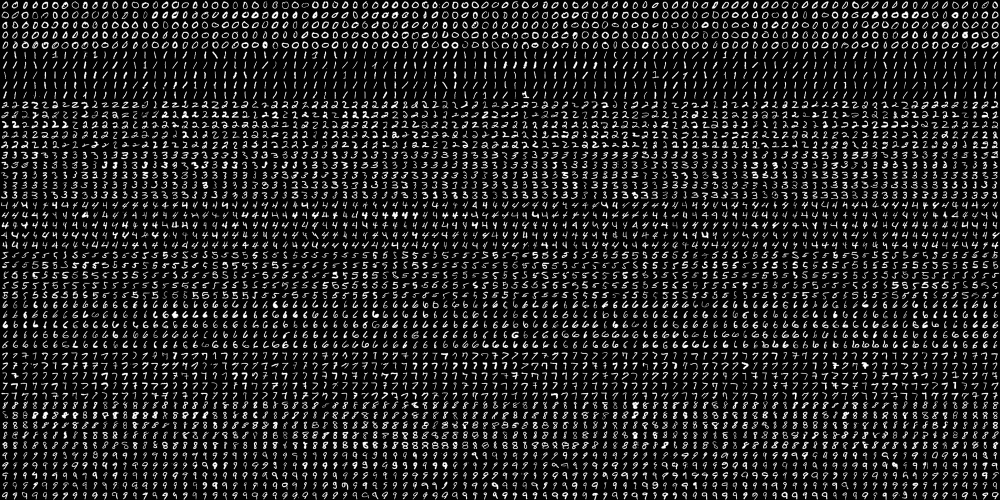
#> input picture KNN/ST/default_knn/images/digits.png, 2000 x 1000 px (shown at 1/2 size)
$ python -i knn_d.py   (imports and definitions only)
#> lines starting #> are read from the running program, lines starting #| are printed output that depends on the picture
import numpy as np
import cv2

def resize20(digitImg):
#> called with digitImg = 'images/digits.png'
    img = cv2.imread(digitImg)
#> img is the input picture: shape (1000, 2000, 3); min 0, max 255, mean 33.8
    gray = cv2.cvtColor(img, cv2.COLOR_BGR2GRAY)
    ret = cv2.resize(gray, (20, 20), fx=1, fy=1, interpolation=cv2.INTER_AREA)
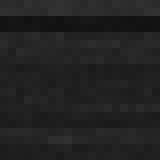
#> ret: shape (20, 20) (shown 8 times larger); min 17, max 50, mean 33.8

    ret, thr = cv2.threshold(ret, 127, 255, cv2.THRESH_BINARY_INV)
#> thr: shape (20, 20); every value is 255

    cv2.imshow('ret', thr)

    return thr.reshape(-1, 400).astype(np.float32)

# [56 lines left out: functions learningDigit, loadLearningDigit, OCR_for_Digits, main, not called in this run]

# [1 line not run here, left out]


# [79 lines of commented-out code are left out]

>>> result = resize20('images/digits.png')
